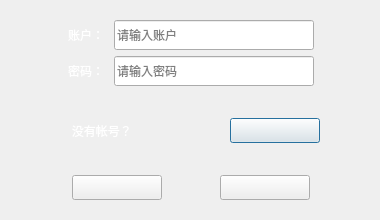
<?xml version="1.0" encoding="UTF-8"?>
<ui version="4.0">
 <class>LogininDialog</class>
 <widget class="QDialog" name="LogininDialog">
  <property name="geometry">
   <rect>
    <x>0</x>
    <y>0</y>
    <width>380</width>
    <height>220</height>
   </rect>
  </property>
  <property name="minimumSize">
   <size>
    <width>380</width>
    <height>220</height>
   </size>
  </property>
  <property name="maximumSize">
   <size>
    <width>380</width>
    <height>220</height>
   </size>
  </property>
  <property name="windowTitle">
   <string>随手记--登录</string>
  </property>
  <property name="styleSheet">
   <string notr="true">#LogininDialog{border-image: url(:/new/prefix1/image/登陆界面背景.png);}
</string>
  </property>
  <widget class="QWidget" name="layoutWidget">
   <property name="geometry">
    <rect>
     <x>20</x>
     <y>20</y>
     <width>342</width>
     <height>180</height>
    </rect>
   </property>
   <layout class="QVBoxLayout" name="verticalLayout">
    <item>
     <layout class="QHBoxLayout" name="horizontalLayout">
      <item>
       <spacer name="horizontalSpacer_2">
        <property name="orientation">
         <enum>Qt::Horizontal</enum>
        </property>
        <property name="sizeHint" stdset="0">
         <size>
          <width>40</width>
          <height>20</height>
         </size>
        </property>
       </spacer>
      </item>
      <item>
       <widget class="QLabel" name="labelUser">
        <property name="minimumSize">
         <size>
          <width>40</width>
          <height>30</height>
         </size>
        </property>
        <property name="maximumSize">
         <size>
          <width>40</width>
          <height>30</height>
         </size>
        </property>
        <property name="styleSheet">
         <string notr="true">color: rgb(255, 255, 255);</string>
        </property>
        <property name="text">
         <string>账户：</string>
        </property>
       </widget>
      </item>
      <item>
       <widget class="QLineEdit" name="usrLineEdit">
        <property name="minimumSize">
         <size>
          <width>200</width>
          <height>30</height>
         </size>
        </property>
        <property name="maximumSize">
         <size>
          <width>200</width>
          <height>30</height>
         </size>
        </property>
        <property name="styleSheet">
         <string notr="true">border-image: url(:/new/prefix1/image/万能背景.png);</string>
        </property>
        <property name="placeholderText">
         <string>请输入账户</string>
        </property>
       </widget>
      </item>
      <item>
       <spacer name="horizontalSpacer_4">
        <property name="orientation">
         <enum>Qt::Horizontal</enum>
        </property>
        <property name="sizeHint" stdset="0">
         <size>
          <width>40</width>
          <height>20</height>
         </size>
        </property>
       </spacer>
      </item>
     </layout>
    </item>
    <item>
     <layout class="QHBoxLayout" name="horizontalLayout_2">
      <item>
       <spacer name="horizontalSpacer_5">
        <property name="orientation">
         <enum>Qt::Horizontal</enum>
        </property>
        <property name="sizeHint" stdset="0">
         <size>
          <width>40</width>
          <height>20</height>
         </size>
        </property>
       </spacer>
      </item>
      <item>
       <widget class="QLabel" name="labelPassword">
        <property name="minimumSize">
         <size>
          <width>40</width>
          <height>30</height>
         </size>
        </property>
        <property name="maximumSize">
         <size>
          <width>40</width>
          <height>30</height>
         </size>
        </property>
        <property name="styleSheet">
         <string notr="true">color: rgb(255, 255, 255);</string>
        </property>
        <property name="text">
         <string>密码：</string>
        </property>
       </widget>
      </item>
      <item>
       <widget class="QLineEdit" name="textPassword">
        <property name="minimumSize">
         <size>
          <width>200</width>
          <height>30</height>
         </size>
        </property>
        <property name="maximumSize">
         <size>
          <width>200</width>
          <height>30</height>
         </size>
        </property>
        <property name="styleSheet">
         <string notr="true">border-image: url(:/new/prefix1/image/万能背景.png);</string>
        </property>
        <property name="echoMode">
         <enum>QLineEdit::Password</enum>
        </property>
        <property name="placeholderText">
         <string>请输入密码</string>
        </property>
       </widget>
      </item>
      <item>
       <spacer name="horizontalSpacer_7">
        <property name="orientation">
         <enum>Qt::Horizontal</enum>
        </property>
        <property name="sizeHint" stdset="0">
         <size>
          <width>40</width>
          <height>20</height>
         </size>
        </property>
       </spacer>
      </item>
     </layout>
    </item>
    <item>
     <spacer name="verticalSpacer_2">
      <property name="orientation">
       <enum>Qt::Vertical</enum>
      </property>
      <property name="sizeHint" stdset="0">
       <size>
        <width>20</width>
        <height>40</height>
       </size>
      </property>
     </spacer>
    </item>
    <item>
     <layout class="QHBoxLayout" name="horizontalLayout_4">
      <item>
       <spacer name="horizontalSpacer_3">
        <property name="orientation">
         <enum>Qt::Horizontal</enum>
        </property>
        <property name="sizeHint" stdset="0">
         <size>
          <width>40</width>
          <height>20</height>
         </size>
        </property>
       </spacer>
      </item>
      <item>
       <widget class="QLabel" name="label">
        <property name="minimumSize">
         <size>
          <width>120</width>
          <height>0</height>
         </size>
        </property>
        <property name="maximumSize">
         <size>
          <width>120</width>
          <height>16777215</height>
         </size>
        </property>
        <property name="styleSheet">
         <string notr="true">color: rgb(255, 255, 255);</string>
        </property>
        <property name="text">
         <string>   没有帐号？</string>
        </property>
       </widget>
      </item>
      <item>
       <spacer name="horizontalSpacer_10">
        <property name="orientation">
         <enum>Qt::Horizontal</enum>
        </property>
        <property name="sizeHint" stdset="0">
         <size>
          <width>40</width>
          <height>20</height>
         </size>
        </property>
       </spacer>
      </item>
      <item>
       <widget class="QPushButton" name="pushButton">
        <property name="sizePolicy">
         <sizepolicy hsizetype="Minimum" vsizetype="Fixed">
          <horstretch>90</horstretch>
          <verstretch>25</verstretch>
         </sizepolicy>
        </property>
        <property name="minimumSize">
         <size>
          <width>90</width>
          <height>25</height>
         </size>
        </property>
        <property name="maximumSize">
         <size>
          <width>90</width>
          <height>25</height>
         </size>
        </property>
        <property name="cursor">
         <cursorShape>PointingHandCursor</cursorShape>
        </property>
        <property name="styleSheet">
         <string notr="true">border-image: url(:/new/prefix1/image/立即注册.png);</string>
        </property>
        <property name="text">
         <string/>
        </property>
       </widget>
      </item>
      <item>
       <spacer name="horizontalSpacer_6">
        <property name="orientation">
         <enum>Qt::Horizontal</enum>
        </property>
        <property name="sizeHint" stdset="0">
         <size>
          <width>40</width>
          <height>20</height>
         </size>
        </property>
       </spacer>
      </item>
     </layout>
    </item>
    <item>
     <spacer name="verticalSpacer">
      <property name="orientation">
       <enum>Qt::Vertical</enum>
      </property>
      <property name="sizeHint" stdset="0">
       <size>
        <width>20</width>
        <height>40</height>
       </size>
      </property>
     </spacer>
    </item>
    <item>
     <layout class="QHBoxLayout" name="horizontalLayout_3">
      <item>
       <spacer name="horizontalSpacer_8">
        <property name="orientation">
         <enum>Qt::Horizontal</enum>
        </property>
        <property name="sizeHint" stdset="0">
         <size>
          <width>40</width>
          <height>20</height>
         </size>
        </property>
       </spacer>
      </item>
      <item>
       <widget class="QPushButton" name="btnLogin">
        <property name="minimumSize">
         <size>
          <width>90</width>
          <height>25</height>
         </size>
        </property>
        <property name="maximumSize">
         <size>
          <width>90</width>
          <height>25</height>
         </size>
        </property>
        <property name="cursor">
         <cursorShape>PointingHandCursor</cursorShape>
        </property>
        <property name="styleSheet">
         <string notr="true">border-image: url(:/new/prefix1/image/登陆.png);</string>
        </property>
        <property name="text">
         <string/>
        </property>
       </widget>
      </item>
      <item>
       <spacer name="horizontalSpacer">
        <property name="orientation">
         <enum>Qt::Horizontal</enum>
        </property>
        <property name="sizeHint" stdset="0">
         <size>
          <width>40</width>
          <height>20</height>
         </size>
        </property>
       </spacer>
      </item>
      <item>
       <widget class="QPushButton" name="btnExit">
        <property name="minimumSize">
         <size>
          <width>90</width>
          <height>25</height>
         </size>
        </property>
        <property name="maximumSize">
         <size>
          <width>90</width>
          <height>25</height>
         </size>
        </property>
        <property name="cursor">
         <cursorShape>PointingHandCursor</cursorShape>
        </property>
        <property name="styleSheet">
         <string notr="true">border-image: url(:/new/prefix1/image/退出.png);</string>
        </property>
        <property name="text">
         <string/>
        </property>
       </widget>
      </item>
      <item>
       <spacer name="horizontalSpacer_9">
        <property name="orientation">
         <enum>Qt::Horizontal</enum>
        </property>
        <property name="sizeHint" stdset="0">
         <size>
          <width>40</width>
          <height>20</height>
         </size>
        </property>
       </spacer>
      </item>
     </layout>
    </item>
   </layout>
  </widget>
 </widget>
 <tabstops>
  <tabstop>usrLineEdit</tabstop>
  <tabstop>textPassword</tabstop>
  <tabstop>btnLogin</tabstop>
  <tabstop>pushButton</tabstop>
  <tabstop>btnExit</tabstop>
 </tabstops>
 <resources/>
 <connections>
  <connection>
   <sender>btnExit</sender>
   <signal>clicked()</signal>
   <receiver>LogininDialog</receiver>
   <slot>close()</slot>
   <hints>
    <hint type="sourcelabel">
     <x>261</x>
     <y>186</y>
    </hint>
    <hint type="destinationlabel">
     <x>194</x>
     <y>113</y>
    </hint>
   </hints>
  </connection>
 </connections>
</ui>
